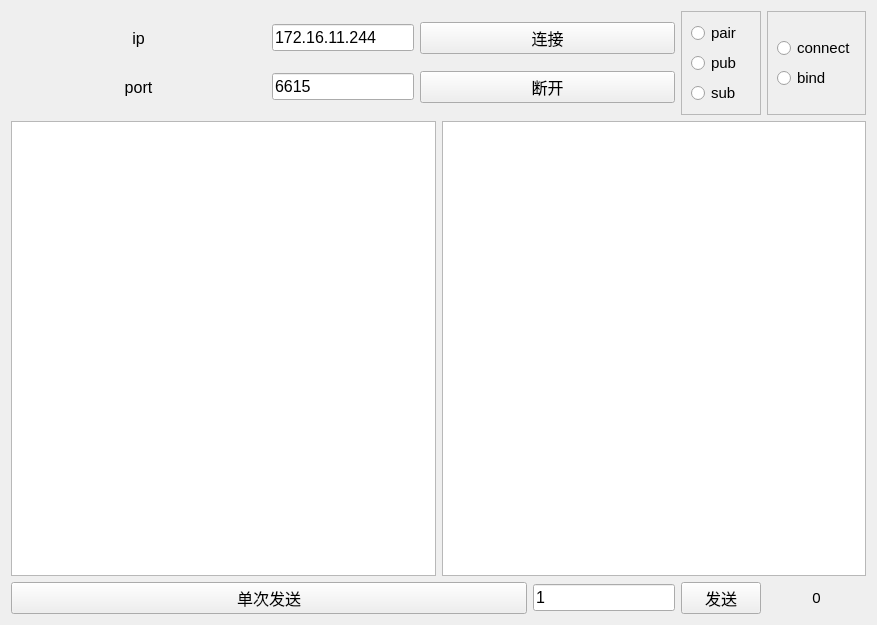
<?xml version="1.0" encoding="UTF-8"?>
<ui version="4.0">
 <class>Form</class>
 <widget class="QWidget" name="Form">
  <property name="enabled">
   <bool>true</bool>
  </property>
  <property name="geometry">
   <rect>
    <x>0</x>
    <y>0</y>
    <width>877</width>
    <height>625</height>
   </rect>
  </property>
  <property name="sizePolicy">
   <sizepolicy hsizetype="Preferred" vsizetype="Preferred">
    <horstretch>0</horstretch>
    <verstretch>0</verstretch>
   </sizepolicy>
  </property>
  <property name="mouseTracking">
   <bool>false</bool>
  </property>
  <property name="windowTitle">
   <string>V2X通信测试工具 v1.0      (by Dedia)</string>
  </property>
  <property name="layoutDirection">
   <enum>Qt::LeftToRight</enum>
  </property>
  <layout class="QGridLayout" name="gridLayout_8">
   <item row="0" column="0">
    <layout class="QGridLayout" name="gridLayout_6" columnstretch="0,1,0" rowminimumheight="0,0" columnminimumwidth="0,0,0">
     <property name="leftMargin">
      <number>0</number>
     </property>
     <property name="rightMargin">
      <number>0</number>
     </property>
     <item row="0" column="0">
      <widget class="QLabel" name="label">
       <property name="font">
        <font>
         <family>Arial</family>
         <pointsize>12</pointsize>
        </font>
       </property>
       <property name="text">
        <string>ip</string>
       </property>
       <property name="alignment">
        <set>Qt::AlignCenter</set>
       </property>
      </widget>
     </item>
     <item row="0" column="1">
      <widget class="QLineEdit" name="lineEdit_ip">
       <property name="sizePolicy">
        <sizepolicy hsizetype="Fixed" vsizetype="Fixed">
         <horstretch>0</horstretch>
         <verstretch>0</verstretch>
        </sizepolicy>
       </property>
       <property name="font">
        <font>
         <family>Arial</family>
         <pointsize>12</pointsize>
        </font>
       </property>
       <property name="text">
        <string>172.16.11.244</string>
       </property>
      </widget>
     </item>
     <item row="0" column="2">
      <widget class="QPushButton" name="pushButton_connect">
       <property name="font">
        <font>
         <family>Arial</family>
         <pointsize>12</pointsize>
        </font>
       </property>
       <property name="text">
        <string>连接</string>
       </property>
      </widget>
     </item>
     <item row="1" column="0">
      <widget class="QLabel" name="label_2">
       <property name="font">
        <font>
         <family>Arial</family>
         <pointsize>12</pointsize>
        </font>
       </property>
       <property name="text">
        <string>port</string>
       </property>
       <property name="alignment">
        <set>Qt::AlignCenter</set>
       </property>
      </widget>
     </item>
     <item row="1" column="1">
      <widget class="QLineEdit" name="lineEdit_port">
       <property name="sizePolicy">
        <sizepolicy hsizetype="Fixed" vsizetype="Fixed">
         <horstretch>0</horstretch>
         <verstretch>0</verstretch>
        </sizepolicy>
       </property>
       <property name="font">
        <font>
         <family>Arial</family>
         <pointsize>12</pointsize>
        </font>
       </property>
       <property name="text">
        <string>6615</string>
       </property>
      </widget>
     </item>
     <item row="1" column="2">
      <widget class="QPushButton" name="pushButton_unconnect">
       <property name="font">
        <font>
         <family>Arial</family>
         <pointsize>12</pointsize>
        </font>
       </property>
       <property name="text">
        <string>断开</string>
       </property>
      </widget>
     </item>
    </layout>
   </item>
   <item row="0" column="1">
    <widget class="QFrame" name="frame">
     <property name="frameShape">
      <enum>QFrame::StyledPanel</enum>
     </property>
     <property name="frameShadow">
      <enum>QFrame::Raised</enum>
     </property>
     <layout class="QGridLayout" name="gridLayout_4">
      <item row="0" column="0">
       <layout class="QGridLayout" name="gridLayout">
        <item row="0" column="0">
         <widget class="QRadioButton" name="radioButton_pair">
          <property name="font">
           <font>
            <family>Arial</family>
            <pointsize>11</pointsize>
           </font>
          </property>
          <property name="layoutDirection">
           <enum>Qt::LeftToRight</enum>
          </property>
          <property name="text">
           <string>pair</string>
          </property>
         </widget>
        </item>
        <item row="1" column="0">
         <widget class="QRadioButton" name="radioButton_pub">
          <property name="font">
           <font>
            <family>Arial</family>
            <pointsize>11</pointsize>
           </font>
          </property>
          <property name="layoutDirection">
           <enum>Qt::LeftToRight</enum>
          </property>
          <property name="text">
           <string>pub</string>
          </property>
         </widget>
        </item>
        <item row="2" column="0">
         <widget class="QRadioButton" name="radioButton_sub">
          <property name="font">
           <font>
            <family>Arial</family>
            <pointsize>11</pointsize>
           </font>
          </property>
          <property name="layoutDirection">
           <enum>Qt::LeftToRight</enum>
          </property>
          <property name="text">
           <string>sub</string>
          </property>
         </widget>
        </item>
       </layout>
      </item>
     </layout>
    </widget>
   </item>
   <item row="0" column="2">
    <widget class="QFrame" name="frame_2">
     <property name="frameShape">
      <enum>QFrame::StyledPanel</enum>
     </property>
     <property name="frameShadow">
      <enum>QFrame::Raised</enum>
     </property>
     <layout class="QGridLayout" name="gridLayout_5">
      <item row="0" column="0">
       <layout class="QGridLayout" name="gridLayout_3">
        <item row="0" column="0">
         <widget class="QRadioButton" name="radioButton_connect">
          <property name="font">
           <font>
            <family>Arial</family>
            <pointsize>11</pointsize>
           </font>
          </property>
          <property name="layoutDirection">
           <enum>Qt::LeftToRight</enum>
          </property>
          <property name="text">
           <string>connect</string>
          </property>
         </widget>
        </item>
        <item row="1" column="0">
         <widget class="QRadioButton" name="radioButton_bind">
          <property name="font">
           <font>
            <family>Arial</family>
            <pointsize>11</pointsize>
           </font>
          </property>
          <property name="layoutDirection">
           <enum>Qt::LeftToRight</enum>
          </property>
          <property name="text">
           <string>bind</string>
          </property>
         </widget>
        </item>
       </layout>
      </item>
     </layout>
    </widget>
   </item>
   <item row="1" column="0" colspan="3">
    <layout class="QGridLayout" name="gridLayout_2">
     <item row="0" column="0">
      <widget class="QTextEdit" name="textEdit_send"/>
     </item>
     <item row="0" column="1">
      <widget class="QTextEdit" name="textEdit"/>
     </item>
    </layout>
   </item>
   <item row="2" column="0">
    <layout class="QGridLayout" name="gridLayout_7">
     <item row="0" column="0">
      <widget class="QPushButton" name="pushButton_send">
       <property name="font">
        <font>
         <family>Arial</family>
         <pointsize>12</pointsize>
        </font>
       </property>
       <property name="text">
        <string>单次发送</string>
       </property>
      </widget>
     </item>
     <item row="0" column="1">
      <widget class="QLineEdit" name="lineEdit_sendint">
       <property name="sizePolicy">
        <sizepolicy hsizetype="Fixed" vsizetype="Fixed">
         <horstretch>0</horstretch>
         <verstretch>0</verstretch>
        </sizepolicy>
       </property>
       <property name="font">
        <font>
         <family>Arial</family>
         <pointsize>12</pointsize>
        </font>
       </property>
       <property name="text">
        <string>1</string>
       </property>
      </widget>
     </item>
    </layout>
   </item>
   <item row="2" column="1">
    <widget class="QPushButton" name="pushButton_sendxh">
     <property name="font">
      <font>
       <family>Arial</family>
       <pointsize>12</pointsize>
      </font>
     </property>
     <property name="text">
      <string>发送</string>
     </property>
    </widget>
   </item>
   <item row="2" column="2">
    <widget class="QLabel" name="label_sendfinish">
     <property name="font">
      <font>
       <family>Arial</family>
       <pointsize>11</pointsize>
      </font>
     </property>
     <property name="text">
      <string>0</string>
     </property>
     <property name="alignment">
      <set>Qt::AlignCenter</set>
     </property>
    </widget>
   </item>
  </layout>
 </widget>
 <resources/>
 <connections>
  <connection>
   <sender>pushButton_connect</sender>
   <signal>clicked()</signal>
   <receiver>Form</receiver>
   <slot>push_connect()</slot>
   <hints>
    <hint type="sourcelabel">
     <x>641</x>
     <y>46</y>
    </hint>
    <hint type="destinationlabel">
     <x>336</x>
     <y>17</y>
    </hint>
   </hints>
  </connection>
  <connection>
   <sender>pushButton_send</sender>
   <signal>clicked()</signal>
   <receiver>Form</receiver>
   <slot>push_send()</slot>
   <hints>
    <hint type="sourcelabel">
     <x>66</x>
     <y>612</y>
    </hint>
    <hint type="destinationlabel">
     <x>134</x>
     <y>386</y>
    </hint>
   </hints>
  </connection>
  <connection>
   <sender>pushButton_unconnect</sender>
   <signal>clicked()</signal>
   <receiver>Form</receiver>
   <slot>push_unconnect()</slot>
   <hints>
    <hint type="sourcelabel">
     <x>641</x>
     <y>94</y>
    </hint>
    <hint type="destinationlabel">
     <x>601</x>
     <y>19</y>
    </hint>
   </hints>
  </connection>
  <connection>
   <sender>pushButton_sendxh</sender>
   <signal>clicked()</signal>
   <receiver>Form</receiver>
   <slot>push_xhsend()</slot>
   <hints>
    <hint type="sourcelabel">
     <x>693</x>
     <y>606</y>
    </hint>
    <hint type="destinationlabel">
     <x>775</x>
     <y>596</y>
    </hint>
   </hints>
  </connection>
 </connections>
 <slots>
  <slot>push_connect()</slot>
  <slot>push_send()</slot>
  <slot>push_unconnect()</slot>
  <slot>push_xhsend()</slot>
 </slots>
</ui>
